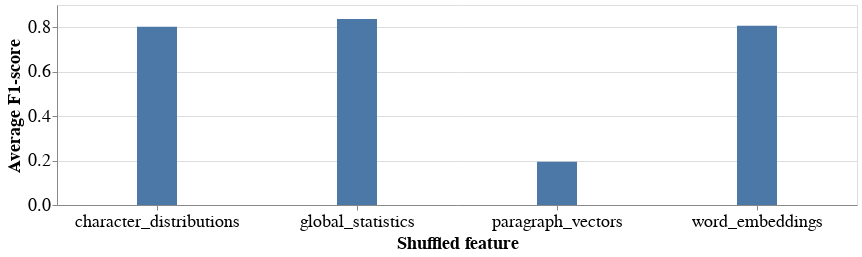

The notebook cell saved with this chart:
### Code cell
df_dict = {'feature': list(shuffled_f1_scores_dict.keys()), 'avg f1-score': list(map(lambda x: sum(x)/len(x), shuffled_f1_scores_dict.values()))}
col_amount_freq_df = pd.DataFrame(df_dict)
alt.Chart(col_amount_freq_df.reset_index()).mark_bar(size=40).encode(
    x = alt.X('feature',
              type='ordinal',
              title = 'Shuffled feature',
#               sort=alt.EncodingSortField(
#                 field="values",  
#                 order="descending"),
              ),
    y = alt.Y('avg f1-score', title='Average F1-score'),
).configure_axis(
    labelFontSize=18,
    titleFontSize=18
).configure_axisX(
    labelAngle=0
).properties(width=800,height=200)

### Figure 1 — Vega-Lite specification as saved in the notebook (floating-point values rounded to 4 significant figures)
{"config": {"view": {"continuousWidth": 400, "continuousHeight": 300}, "axis": {"labelFontSize": 18, "titleFontSize": 18}, "axisX": {"labelAngle": 0}}, "data": {"name": "data-5b2d8aa1b47dd08683039be95ed00f30"}, "mark": {"type": "bar", "size": 40}, "encoding": {"x": {"field": "feature", "title": "Shuffled feature", "type": "ordinal"}, "y": {"field": "avg f1-score", "title": "Average F1-score", "type": "quantitative"}}, "height": 200, "width": 800, "$schema": "https://vega.github.io/schema/vega-lite/v4.17.0.json", "datasets": {"data-5b2d8aa1b47dd08683039be95ed00f30": [{"index": 0, "feature": "character_distributions", "avg f1-score": 0.8026}, {"index": 1, "feature": "word_embeddings", "avg f1-score": 0.8063}, {"index": 2, "feature": "global_statistics", "avg f1-score": 0.8372}, {"index": 3, "feature": "paragraph_vectors", "avg f1-score": 0.1949}]}}
